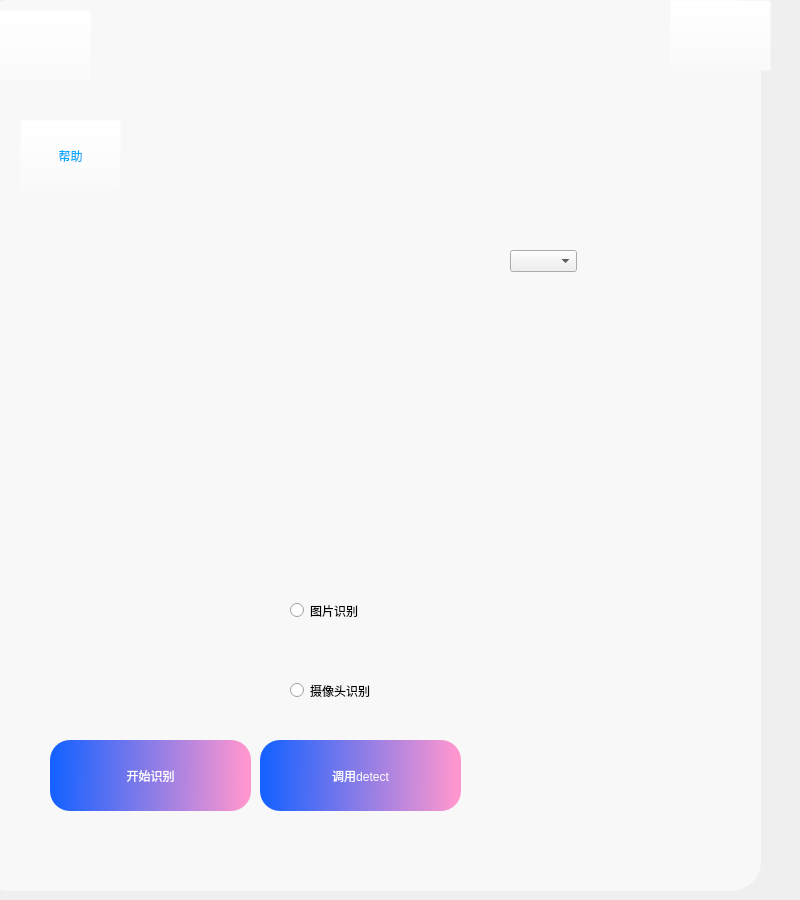
<?xml version="1.0" encoding="UTF-8"?>
<ui version="4.0">
 <class>Form</class>
 <widget class="QWidget" name="Form">
  <property name="geometry">
   <rect>
    <x>0</x>
    <y>0</y>
    <width>800</width>
    <height>900</height>
   </rect>
  </property>
  <property name="minimumSize">
   <size>
    <width>800</width>
    <height>900</height>
   </size>
  </property>
  <property name="maximumSize">
   <size>
    <width>800</width>
    <height>900</height>
   </size>
  </property>
  <property name="windowTitle">
   <string>Login</string>
  </property>
  <widget class="QRadioButton" name="radioButton">
   <property name="geometry">
    <rect>
     <x>290</x>
     <y>660</y>
     <width>151</width>
     <height>61</height>
    </rect>
   </property>
   <property name="font">
    <font>
     <family>Microsoft YaHei UI</family>
    </font>
   </property>
   <property name="text">
    <string>摄像头识别</string>
   </property>
   <property name="icon">
    <iconset>
     <normaloff>../../yolov5-7.0/UI设计/images/摄像头_camera-one.png</normaloff>../../yolov5-7.0/UI设计/images/摄像头_camera-one.png</iconset>
   </property>
   <attribute name="buttonGroup">
    <string notr="true">buttonGroup</string>
   </attribute>
  </widget>
  <widget class="QRadioButton" name="radioButton_2">
   <property name="geometry">
    <rect>
     <x>290</x>
     <y>580</y>
     <width>161</width>
     <height>61</height>
    </rect>
   </property>
   <property name="font">
    <font>
     <family>Microsoft YaHei UI</family>
     <weight>50</weight>
     <bold>false</bold>
    </font>
   </property>
   <property name="text">
    <string>图片识别</string>
   </property>
   <property name="icon">
    <iconset>
     <normaloff>../../yolov5-7.0/UI设计/images/图片收集_collect-picture.png</normaloff>../../yolov5-7.0/UI设计/images/图片收集_collect-picture.png</iconset>
   </property>
   <attribute name="buttonGroup">
    <string notr="true">buttonGroup</string>
   </attribute>
  </widget>
  <widget class="QPushButton" name="pushButton">
   <property name="geometry">
    <rect>
     <x>260</x>
     <y>740</y>
     <width>201</width>
     <height>71</height>
    </rect>
   </property>
   <property name="styleSheet">
    <string notr="true">QPushButton{
background-color: qlineargradient(spread:pad, x1:0.0227727, y1:0.472, x2:0.977273, y2:0.476955, stop:0 rgba(23, 98, 255, 255), stop:1 rgba(255, 150, 207, 255));
	font: 75 16pt &quot;微软雅黑&quot;;
color: rgb(255, 255, 255);
border-radius: 20
}
QPushButton:hover{
background-color:qlineargradient(spread:pad, x1:0.198909, y1:0.302, x2:0.892046, y2:0.687, stop:0 rgba(23, 98, 255, 255), stop:1 rgba(255, 150, 207, 255));
padding-bottom: 7;

}
QPushButton:pressed{
padding-top: 7;
padding-left: 7;
}
QPushButton:disabled{
background-color: qlineargradient(spread:pad, x1:0, y1:0, x2:1, y2:0, stop:0 rgba(119, 119, 119, 255), stop:1 rgba(221, 221, 221, 255));
	color: rgba(241, 241, 241, 150);
}</string>
   </property>
   <property name="text">
    <string>调用detect</string>
   </property>
  </widget>
  <widget class="QComboBox" name="comboBox">
   <property name="geometry">
    <rect>
     <x>510</x>
     <y>250</y>
     <width>67</width>
     <height>22</height>
    </rect>
   </property>
  </widget>
  <widget class="QPushButton" name="pushButton_2">
   <property name="geometry">
    <rect>
     <x>50</x>
     <y>740</y>
     <width>201</width>
     <height>71</height>
    </rect>
   </property>
   <property name="styleSheet">
    <string notr="true">QPushButton{
background-color: qlineargradient(spread:pad, x1:0.0227727, y1:0.472, x2:0.977273, y2:0.476955, stop:0 rgba(23, 98, 255, 255), stop:1 rgba(255, 150, 207, 255));
	font: 75 16pt &quot;微软雅黑&quot;;
color: rgb(255, 255, 255);
border-radius: 20
}
QPushButton:hover{
background-color:qlineargradient(spread:pad, x1:0.198909, y1:0.302, x2:0.892046, y2:0.687, stop:0 rgba(23, 98, 255, 255), stop:1 rgba(255, 150, 207, 255));
padding-bottom: 7;

}
QPushButton:pressed{
padding-top: 7;
padding-left: 7;
}
QPushButton:disabled{
background-color: qlineargradient(spread:pad, x1:0, y1:0, x2:1, y2:0, stop:0 rgba(119, 119, 119, 255), stop:1 rgba(221, 221, 221, 255));
	color: rgba(241, 241, 241, 150);
}</string>
   </property>
   <property name="text">
    <string>开始识别</string>
   </property>
  </widget>
  <widget class="QPushButton" name="pushButton_3">
   <property name="geometry">
    <rect>
     <x>670</x>
     <y>0</y>
     <width>101</width>
     <height>71</height>
    </rect>
   </property>
   <property name="styleSheet">
    <string notr="true">QPushButton:hover{
padding-bottom: 7;
padding-left: 7;
background-color: rgba(255, 255, 255, 0);
}
QPushButton{
background-color: rgba(255, 255, 255, 0);
}
</string>
   </property>
   <property name="text">
    <string/>
   </property>
   <property name="icon">
    <iconset>
     <normaloff>images/关闭_close.png</normaloff>images/关闭_close.png</iconset>
   </property>
   <property name="iconSize">
    <size>
     <width>40</width>
     <height>40</height>
    </size>
   </property>
  </widget>
  <widget class="QLabel" name="label_3">
   <property name="geometry">
    <rect>
     <x>-20</x>
     <y>0</y>
     <width>781</width>
     <height>891</height>
    </rect>
   </property>
   <property name="styleSheet">
    <string notr="true">border-radius:30;
background-color: rgba(255, 255, 255, 150);

</string>
   </property>
   <property name="text">
    <string/>
   </property>
   <property name="pixmap">
    <pixmap>images/bg.jpg</pixmap>
   </property>
   <property name="scaledContents">
    <bool>true</bool>
   </property>
  </widget>
  <widget class="QPushButton" name="pushButton_4">
   <property name="geometry">
    <rect>
     <x>20</x>
     <y>120</y>
     <width>101</width>
     <height>71</height>
    </rect>
   </property>
   <property name="styleSheet">
    <string notr="true">QPushButton:hover{
padding-bottom: 7;
background-color: rgba(255, 255, 255, 0);
}
QPushButton{
background-color: rgba(255, 255, 255, 0);
	color: rgb(0, 170, 255);
	font: 12pt &quot;微软雅黑&quot;;
}
</string>
   </property>
   <property name="text">
    <string>帮助</string>
   </property>
   <property name="icon">
    <iconset>
     <normaloff>images/帮助_help.png</normaloff>images/帮助_help.png</iconset>
   </property>
   <property name="iconSize">
    <size>
     <width>40</width>
     <height>40</height>
    </size>
   </property>
  </widget>
  <widget class="QPushButton" name="pushButton_5">
   <property name="geometry">
    <rect>
     <x>-10</x>
     <y>10</y>
     <width>101</width>
     <height>71</height>
    </rect>
   </property>
   <property name="styleSheet">
    <string notr="true">QPushButton:hover{
padding-bottom: 7;
background-color: rgba(255, 255, 255, 0);
}
QPushButton{
background-color: rgba(255, 255, 255, 0);
	color: rgb(0, 170, 255);
	font: 12pt &quot;微软雅黑&quot;;
}
</string>
   </property>
   <property name="text">
    <string/>
   </property>
   <property name="icon">
    <iconset>
     <normaloff>images/logo.png</normaloff>images/logo.png</iconset>
   </property>
   <property name="iconSize">
    <size>
     <width>60</width>
     <height>60</height>
    </size>
   </property>
  </widget>
  <zorder>label_3</zorder>
  <zorder>radioButton</zorder>
  <zorder>radioButton_2</zorder>
  <zorder>pushButton</zorder>
  <zorder>comboBox</zorder>
  <zorder>pushButton_2</zorder>
  <zorder>pushButton_3</zorder>
  <zorder>pushButton_4</zorder>
  <zorder>pushButton_5</zorder>
 </widget>
 <resources>
  <include location="resource.qrc"/>
 </resources>
 <connections>
  <connection>
   <sender>pushButton_3</sender>
   <signal>clicked()</signal>
   <receiver>Form</receiver>
   <slot>close()</slot>
   <hints>
    <hint type="sourcelabel">
     <x>704</x>
     <y>35</y>
    </hint>
    <hint type="destinationlabel">
     <x>514</x>
     <y>61</y>
    </hint>
   </hints>
  </connection>
 </connections>
 <buttongroups>
  <buttongroup name="buttonGroup"/>
 </buttongroups>
</ui>
